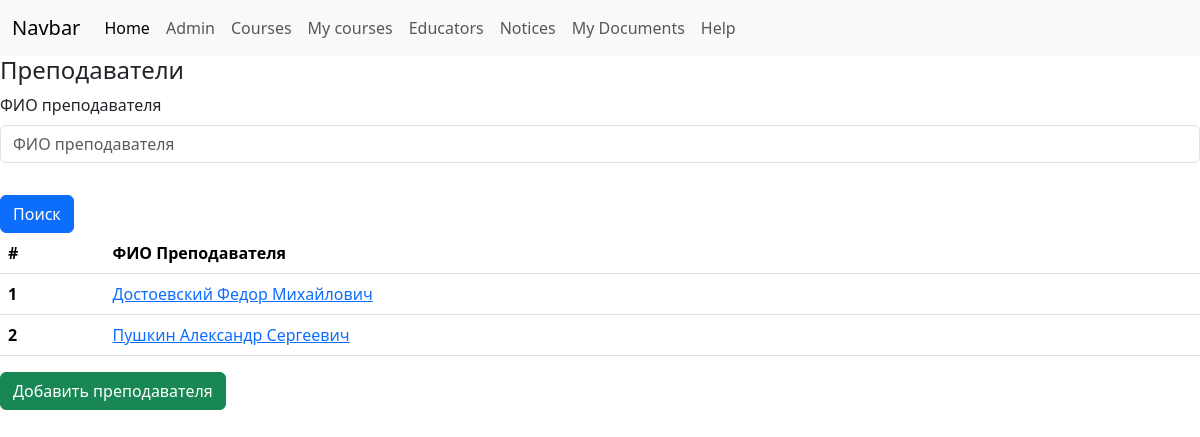
Page /educators/ on the earlier database version.
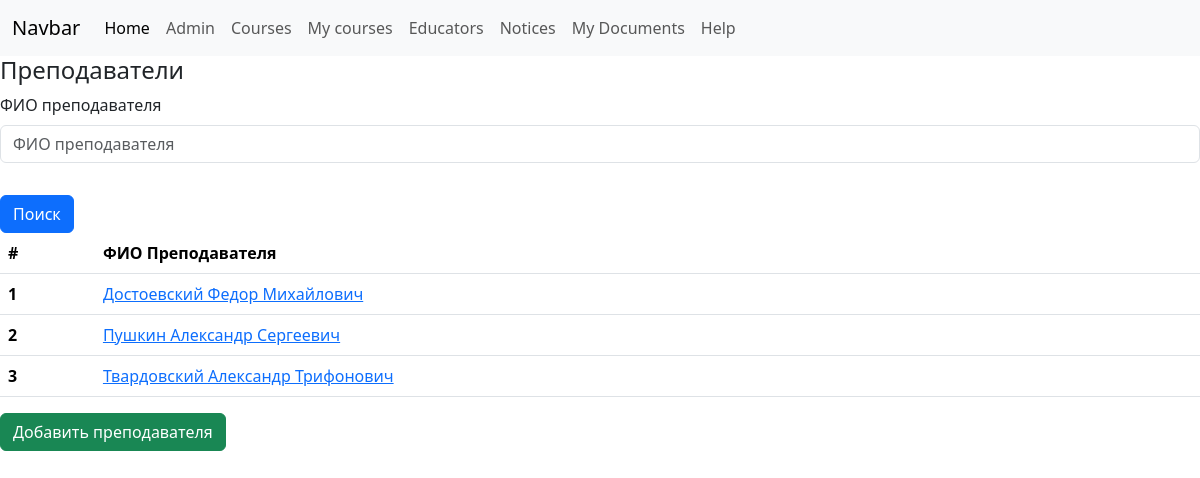
Same page on the later database version.
### userside/models.py (models this page shows, shortened)
class educator(models.Model):
    name = models.CharField('Преподаватель', max_length=128)

### userside/views.py (the view)
# urls.py: path('educators/', userside.views.educators.as_view(), name='educator_list'),
class educators(TitleMixin, ListView):
    title = 'Преподаватели'
    def get_filters(self):
        return userside.filters.EducatorFilter(self.request.GET)
    def get_queryset(self):
        return self.get_filters().qs
    def get_context_data(self):
        context = super().get_context_data()
        context['filters'] = self.get_filters()
        return context

### userside/views.py (called while the page is built)
    def get_title(self):
        return self.title

    def get_context_data(self, **kwargs):
        context = super().get_context_data()
        context['title'] = self.get_title()
        return context

### userside/templates/userside/educator_list.html
{% extends 'userside/index.html' %}
{% block content %}
{% include 'userside/search_course_include.html' %}
    <table class="table">
        <thead>
        <tr>
            <th scope="col">#</th>
            <th scope="col">ФИО Преподавателя</th>
        </tr>
        </thead>
        <tbody>
        {% for educator in object_list %}
        <tr>
            <th scope="row">{{ forloop.counter }}</th>
            <td><a href="{% url 'userside:educator_detail' educator.pk %}" > {{ educator.name|capfirst }}</a></td>
        </tr>
        {% empty %}
            <h4> не найдено </h4>
        {% endfor %}
        </tbody>
    </table>
    <a href="{% url 'userside:educator_create' %}" class="btn btn-success"> Добавить преподавателя</a>
{% endblock %}

Differences in the rows shown:
added educator: name "Твардовский Александр Трифонович"
